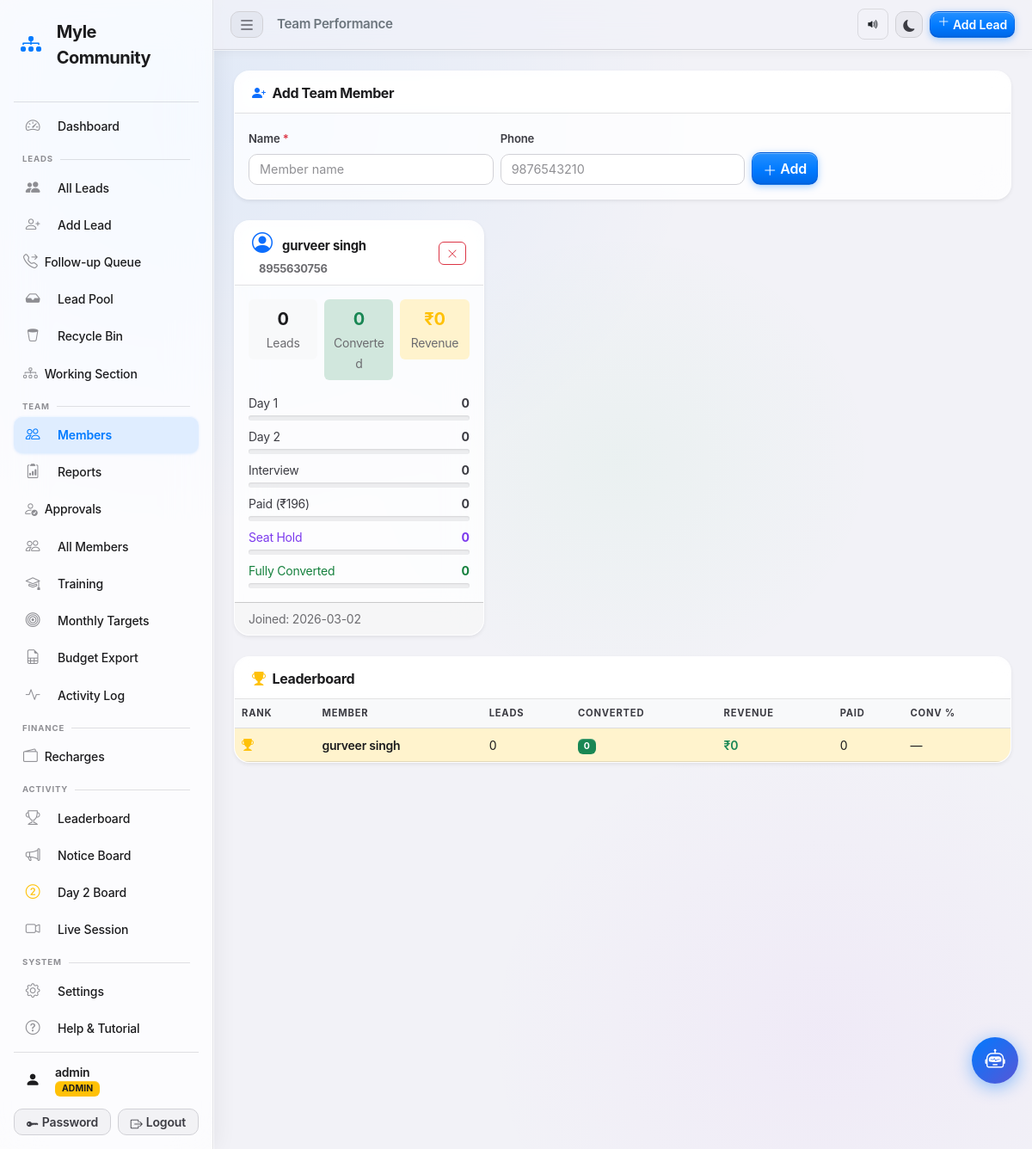
Screenshot of /team (signed in) with the database file from the repository.
### tables this page shows
CREATE TABLE users (
            id         INTEGER PRIMARY KEY AUTOINCREMENT,
            username   TEXT    NOT NULL UNIQUE,
            password   TEXT    NOT NULL,
            role       TEXT    NOT NULL DEFAULT 'team',
            created_at TEXT    NOT NULL DEFAULT (datetime('now','localtime'))
        , fbo_id TEXT NOT NULL DEFAULT '', upline_name TEXT NOT NULL DEFAULT '', phone TEXT NOT NULL DEFAULT '', status TEXT NOT NULL DEFAULT 'pending', email TEXT NOT NULL DEFAULT '', display_picture TEXT NOT NULL DEFAULT '', calling_reminder_time TEXT NOT NULL DEFAULT '', training_required INTEGER NOT NULL DEFAULT 0, training_status TEXT NOT NULL DEFAULT 'not_required', joining_date TEXT NOT NULL DEFAULT '', certificate_path TEXT NOT NULL DEFAULT '', badges_json TEXT NOT NULL DEFAULT '[]', test_score INTEGER NOT NULL DEFAULT -1, test_attempts INTEGER NOT NULL DEFAULT 0);

CREATE TABLE team_members (
            id          INTEGER PRIMARY KEY AUTOINCREMENT,
            name        TEXT    NOT NULL UNIQUE,
            phone       TEXT,
            joined_at   TEXT    NOT NULL DEFAULT (datetime('now','localtime'))
        );

### app.py (the view)
@app.route('/team')
@admin_required
def team():
    db      = get_db()
    members = db.execute("SELECT * FROM team_members ORDER BY name").fetchall()
    _rows = db.execute("""
        SELECT
            referred_by,
            COUNT(*) as total,
            SUM(CASE WHEN status IN ('Converted','Fully Converted') THEN 1 ELSE 0 END) as converted,
            SUM(CASE WHEN payment_done=1              THEN 1 ELSE 0 END) as paid,
            SUM(payment_amount)                                           as revenue,
            SUM(CASE WHEN day1_done=1                 THEN 1 ELSE 0 END) as day1,
            SUM(CASE WHEN day2_done=1                 THEN 1 ELSE 0 END) as day2,
            SUM(CASE WHEN interview_done=1            THEN 1 ELSE 0 END) as interviews,
            SUM(CASE WHEN status='Seat Hold Confirmed' THEN 1 ELSE 0 END) as seat_holds,
            SUM(CASE WHEN status='Fully Converted'    THEN 1 ELSE 0 END) as fully_conv
        FROM leads WHERE in_pool=0 GROUP BY referred_by
    """).fetchall()
    _stats_map = {r['referred_by']: r for r in _rows}
    stats = [{'member': m, 'stats': _stats_map.get(m['name'])} for m in members]
    db.close()
    return render_template('team.html', stats=stats)

### app.py (called while the page is built, shortened)
def _check_session_valid():
    username = session.get('username')
    if not username:
        return False
    db = get_db()
    row = db.execute(
        "SELECT status FROM users WHERE username=?", (username,)
    ).fetchone()
    db.close()
    if not row or row['status'] != 'approved':
        session.clear()
        return False
    return True

def admin_required(f):
    @wraps(f)
    def decorated(*args, **kwargs):
        if 'username' not in session:
            flash('Please log in to continue.', 'warning')
            return redirect(url_for('login'))
        if not _check_session_valid():
            flash('Your account is no longer active. Please contact an admin.', 'danger')
            return redirect(url_for('login'))
        if session.get('role') != 'admin':
            flash('Admin access required.', 'danger')
            return redirect(url_for('team_dashboard'))
        return f(*args, **kwargs)
    return decorated

@app.context_processor
def inject_pending_count():
    if session.get('role') == 'admin':
        db  = get_db()
        row = db.execute("""
            SELECT
              (SELECT COUNT(*) FROM users           WHERE status='pending') as pu,
              (SELECT COUNT(*) FROM wallet_recharges WHERE status='pending') as wp
        """).fetchone()
        db.close()
        return {'pending_count': row['pu'], 'wallet_pending': row['wp'], 'has_pending_work': False}

@app.before_request
def csrf_protect():
    if '_csrf_token' not in session:
        session['_csrf_token'] = secrets.token_hex(32)
    if request.method in ('GET', 'HEAD', 'OPTIONS', 'TRACE'):
        return

@app.context_processor
def inject_csrf_token():
    return {'csrf_token': session.get('_csrf_token', '')}

@app.before_request
def training_gate():
    if any(request.path.startswith(p) for p in _TRAINING_EXEMPT):
        return
    if 'username' not in session:
        return
    if session.get('role') == 'admin':
        return
    ts = session.get('training_status', 'not_required')
    if ts not in ('not_required', 'unlocked'):
        return redirect(url_for('training_home'))

### database.py (called while the page is built)
def get_db():
    conn = sqlite3.connect(DATABASE)
    conn.row_factory = sqlite3.Row
    conn.execute("PRAGMA journal_mode=WAL")
    conn.execute("PRAGMA busy_timeout=5000")
    conn.execute("PRAGMA cache_size=-4000")   # 4 MB page cache
    return conn

### templates/team.html (shortened to what this page needs)
{% extends "base.html" %}
{% block page_title %}Team Performance{% endblock %}
{% block content %}
<div class="card border-0 shadow-sm mb-4">
  <div class="card-header bg-white">
    <h6 class="mb-0"><i class="bi bi-person-plus-fill me-2 text-primary"></i>Add Team Member</h6>
  </div>
  <div class="card-body">
    <form method="post" action="{{ url_for('add_team_member') }}" class="row g-2 align-items-end">
      <div class="col-md-4">
        <label class="form-label fw-semibold small">Name <span class="text-danger">*</span></label>
        <input type="text" name="name" class="form-control" placeholder="Member name" required>
      </div>
      <div class="col-md-4">
        <label class="form-label fw-semibold small">Phone</label>
        <input type="tel" name="phone" class="form-control" placeholder="9876543210">
      </div>
      <div class="col-auto">
        <button type="submit" class="btn btn-primary">
          <i class="bi bi-plus-lg me-1"></i>Add
        </button>
      </div>
    </form>
  </div>
</div>
{% if stats %}
<div class="row g-3 mb-4">
  {% for row in stats %}
  {% set m = row.member %}
  {% set s = row.stats %}
  <div class="col-md-6 col-xl-4">
    <div class="card border-0 shadow-sm h-100">
      <div class="card-header team-member-header d-flex justify-content-between align-items-center py-2">
        <div>
          <i class="bi bi-person-circle fs-4 me-2 text-primary"></i>
          <span class="fw-bold">{{ m.name }}</span>
          {% if m.phone %}<small class="text-muted ms-2">{{ m.phone }}</small>{% endif %}
        </div>
        <form method="post" action="{{ url_for('delete_team_member', member_id=m.id) }}"
              onsubmit="return confirm('Remove {{ m.name }} from team?')">
          <button type="submit" class="btn btn-xs btn-outline-danger">
            <i class="bi bi-x-lg"></i>
          </button>
        </form>
      </div>
      <div class="card-body">
        <div class="row g-2 text-center mb-3">
          <div class="col-4">
            <div class="bg-light rounded p-2">
              <div class="fw-bold fs-5">{{ s.total or 0 }}</div>
              <small class="text-muted">Leads</small>
            </div>
          </div>
          <div class="col-4">
            <div class="bg-success-subtle rounded p-2">
              <div class="fw-bold fs-5 text-success">{{ s.converted or 0 }}</div>
              <small class="text-muted">Converted</small>
            </div>
          </div>
          <div class="col-4">
            <div class="bg-warning-subtle rounded p-2">
              <div class="fw-bold fs-5 text-warning">₹{{ (s.revenue or 0)|int }}</div>
              <small class="text-muted">Revenue</small>
            </div>
          </div>
        </div>
        <div class="mb-1 d-flex justify-content-between small"><span>Day 1</span><strong>{{ s.day1 or 0 }}</strong></div>
        <div class="progress mb-2" style="height:6px;">
        </div>
        <div class="mb-1 d-flex justify-content-between small"><span>Day 2</span><strong>{{ s.day2 or 0 }}</strong></div>
        <div class="progress mb-2" style="height:6px;">
        </div>
        <div class="mb-1 d-flex justify-content-between small"><span>Interview</span><strong>{{ s.interviews or 0 }}</strong></div>
        <div class="progress mb-2" style="height:6px;">
        </div>
        <div class="mb-1 d-flex justify-content-between small"><span>Paid (₹196)</span><strong>{{ s.paid or 0 }}</strong></div>
        <div class="progress mb-2" style="height:6px;">
        </div>
        <div class="mb-1 d-flex justify-content-between small">
          <span style="color:#7c3aed;">Seat Hold</span>
          <strong style="color:#7c3aed;">{{ s.seat_holds or 0 }}</strong>
        </div>
        <div class="progress mb-2" style="height:6px;">
        </div>
        <div class="mb-1 d-flex justify-content-between small">
          <span style="color:#15803d;">Fully Converted</span>
          <strong style="color:#15803d;">{{ s.fully_conv or 0 }}</strong>
        </div>
        <div class="progress" style="height:6px;">
        </div>
      </div>
      <div class="card-footer text-muted small">Joined: {{ m.joined_at[:10] }}</div>
    </div>
  </div>
  {% endfor %}
</div>
<div class="card border-0 shadow-sm">
  <div class="card-header bg-white">
    <h6 class="mb-0"><i class="bi bi-trophy-fill me-2 text-warning"></i>Leaderboard</h6>
  </div>
  <div class="card-body p-0">
    <div class="table-responsive">
      <table class="table table-hover align-middle mb-0">
        <thead class="table-light">
          <tr>
            <th>Rank</th><th>Member</th><th>Leads</th><th>Converted</th>
            <th>Revenue</th><th>Paid</th><th>Conv %</th>
          </tr>
        </thead>
        <tbody>
          {% for row in stats|sort(attribute='stats.revenue', reverse=True) %}
          {% set s = row.stats %}
          <tr {% if loop.index == 1 %}class="table-warning"{% endif %}>
            <td>
              {% if loop.index == 1 %}<i class="bi bi-trophy-fill text-warning"></i>
              {% elif loop.index == 2 %}<i class="bi bi-trophy-fill text-secondary"></i>
              {% elif loop.index == 3 %}<i class="bi bi-trophy-fill" style="color:#cd7f32"></i>
              {% else %}{{ loop.index }}{% endif %}
            </td>
            <td class="fw-semibold">{{ row.member.name }}</td>
            <td>{{ s.total or 0 }}</td>
            <td><span class="badge bg-success">{{ s.converted or 0 }}</span></td>
            <td class="fw-semibold text-success">₹{{ (s.revenue or 0)|int }}</td>
            <td>{{ s.paid or 0 }}</td>
            <td>
              {% if s.total %}
                {{ ((s.converted or 0)/(s.total)*100)|round(1) }}%
              {% else %}—{% endif %}
            </td>
          </tr>
          {% endfor %}
        </tbody>
      </table>
    </div>
  </div>
</div>
{% else %}
<div class="alert alert-info">
  <i class="bi bi-info-circle-fill me-2"></i>
  No team members yet. Add your first member above.
</div>
{% endif %}
{% endblock %}

### rows the page displays
users: total "0", converted "0", revenue "0", day1 "0", day2 "0", interviews "0", paid "0", seat_holds "0", fully_conv "0", member.name "gurveer singh"
team_members: name "gurveer singh", phone "8955630756", joined_at "2026-03-02"

### other values shown
{{ session.get('username', '') }} "admin"
{{ session.get('role', '') | upper }} "ADMIN"
